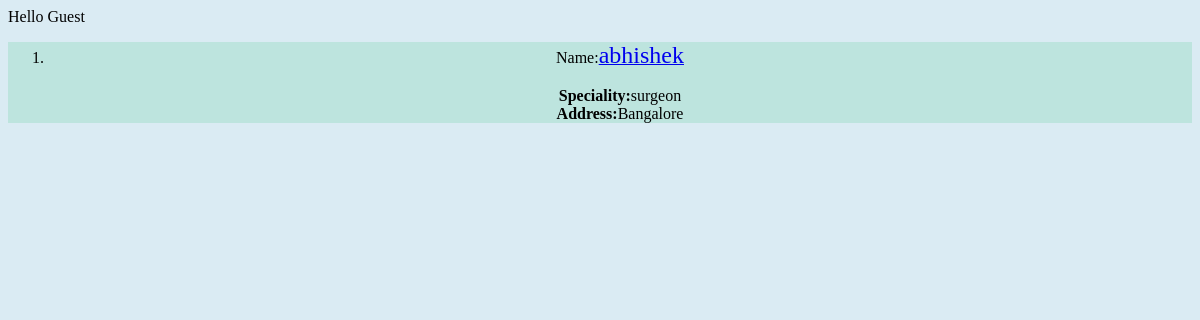
The app's page /doctoradda/doctor/, older data.
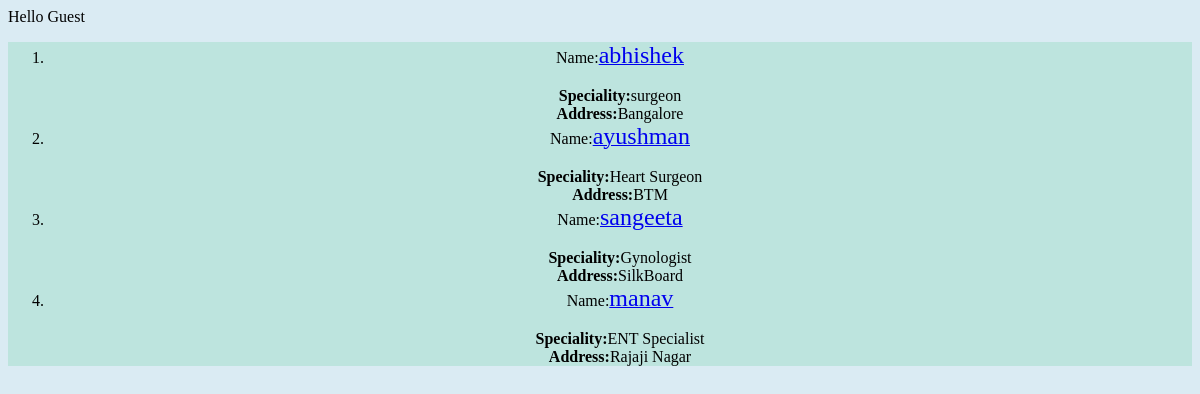
The same page, newer data.
### consultation/models.py (models this page shows)
class Doctor(models.Model):
    user=models.OneToOneField(User)
    speciality=models.CharField(max_length="20")
    availability=models.CharField(max_length="20")
    consult_hour=models.CharField(max_length="30")
    address=models.CharField(max_length="100")

### consultation/views.py (the view)
def doctor_details(request): #For All Doctor Details
    form=Doctor.objects.all()
    return render_to_response('app/doctor.html',locals())

### templates/app/doctor.html
{% extends 'base.html' %}
{% block content %}
<center>
<div id="s">
<ol type="1">
{% for item in form %}
	<li>
			Name:</B><a href="/doctoradda/view/{{item.id}}/"><font size="5">{{item.user.username}}</font></a><br><br>
		    <B>Speciality:</B>{{item.speciality}}<br>
		    <B>Address:</B>{{item.address}}<br>
		    </li>
	{% endfor %}
</ol>
</center>
</div>
{% endblock %}

### templates/base.html (shortened to what this page needs)
<html>
<head>
{% block head %}
Hello {% if request.user.is_authenticated %} {{request.user.first_name}}||<a href="/doctoradda/logout/">Logout</a>||
																		<a href="{% url consultation.views.change_password %}">Reset Password</a>
	  {% else %} Guest
      {% endif %}
{% endblock %}
</head>
<body>
<div id="block">
{% block content %}{% endblock %}
</body>

### templates/base.html (style rules this page uses)
body { background-color:rgba(70,159,198,0.2); }
#block { background-color:rgba(70,198,136,0.2); }

Row changes from the older to the newer data that the page shows:
added Doctor: user.username "ayushman", speciality "Heart Surgeon", address "BTM"
added Doctor: user.username "sangeeta", speciality "Gynologist", address "SilkBoard"
added Doctor: user.username "manav", speciality "ENT Specialist", address "Rajaji Nagar"
